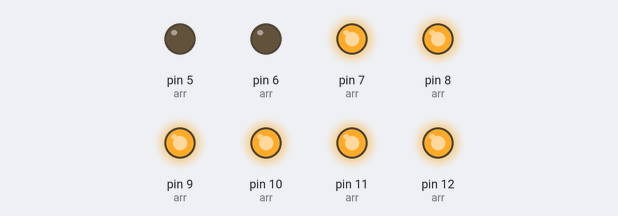
The sketch below on a simulated Arduino Uno, built with avr-gcc and run on an emulated ATmega328P. Shown: output pins drawn as LEDs (lit = HIGH).

Above: at 0.5 s.
At 1.5 s:
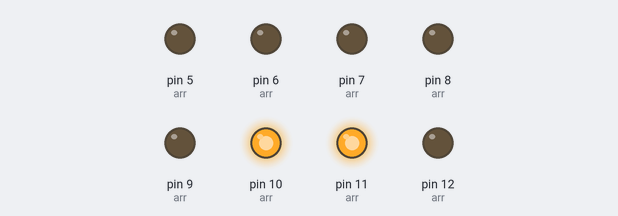
At 3.5 s:
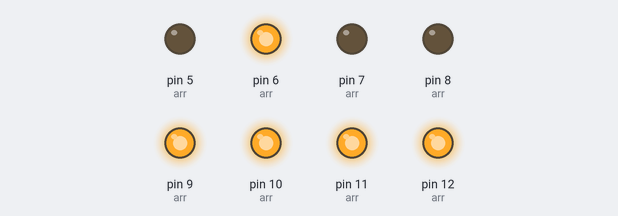
At 6.5 s:
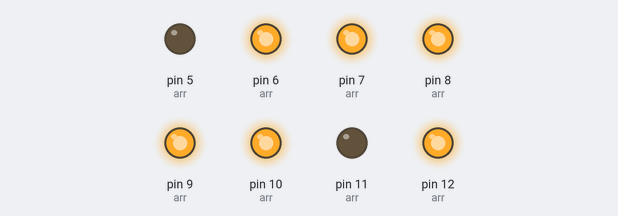
At 9.5 s:
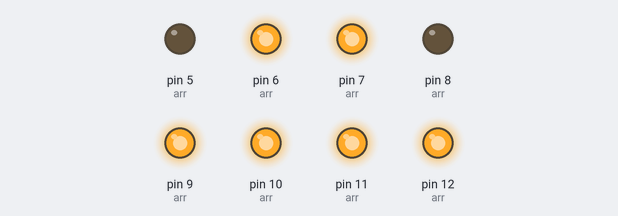
At 12.5 s:
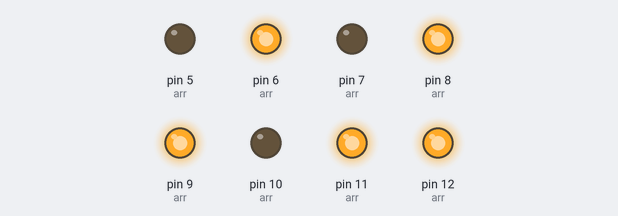
Timing chart, 0 to 13.0 s (numbered marks = the images above):
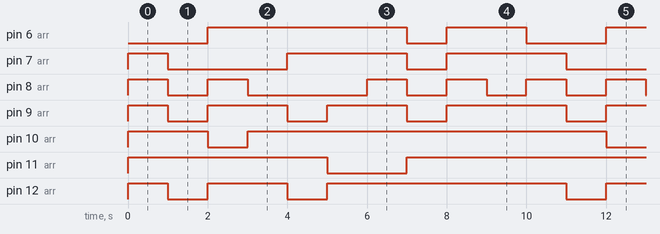

Measured:
- by itself, pin 6 (arr): repeats every 10.0 s: LOW 1.0 s, HIGH 2.0 s, LOW 2.0 s, HIGH 5.0 s
- by itself, pin 7 (arr): repeats every 10.0 s: LOW 3.0 s, HIGH 3.0 s, LOW 1.0 s, HIGH 3.0 s
- by itself, pin 8 (arr): repeats every 10.0 s: LOW 1.0 s, HIGH 1.0 s, LOW 3.0 s, 2 × (HIGH 1.0 s, LOW 1.0 s), HIGH 1.0 s
- by itself, pin 9 (arr): repeats every 10.0 s: 2 × (LOW 1.0 s, HIGH 2.0 s), LOW 1.0 s, HIGH 3.0 s
- by itself, pin 10 (arr): repeats every 10.0 s: LOW 1.0 s, HIGH 9.0 s
- by itself, pin 11 (arr): repeats every 10.0 s: LOW 2.0 s, HIGH 8.0 s
- by itself, pin 12 (arr): repeats every 10.0 s: LOW 1.0 s, HIGH 2.0 s, LOW 1.0 s, HIGH 6.0 s

The sketch:

NixieTube.ino
```cpp
int a = 12;
int b = 11;
int c = 10;
int d = 9;
int e = 8;
int f = 7;
int g = 6;
int h = 5;

int arr[8] = {a, b, c, d, e, f, g, h};

int arr1[10][8] = {
  {1, 1, 1, 1, 1, 1, 0, 0},
  {0, 1, 1, 0, 0, 0, 0, 0},
  {1, 1, 0, 1, 1, 0, 1, 0},
  {1, 1, 1, 1, 0, 0, 1, 0},
  {0, 1, 1, 0, 0, 1, 1, 0},
  {1, 0, 1, 1, 0, 1, 1, 0},
  {1, 0, 1, 1, 1, 1, 1, 0},
  {1, 1, 1, 0, 0, 0, 0, 0},
  {1, 1, 1, 1, 1, 1, 1, 0},
  {1, 1, 1, 1, 0, 1, 1, 0}
  };

void setup() {
  for (int i = 0; i < 8; i++) {
    pinMode(arr[i], OUTPUT);
  }
}

void loop() {
  for (int i = 0; i < 10; i++) {
    for (int j = 0; j < 8; j++) {
      if (arr1[i][j] == 1) {
        digitalWrite(arr[j], HIGH);
      }
    }
    delay(1000);
    for (int j = 0; j < 8; j++) {
      digitalWrite(arr[j], LOW);
    }
  }
}
```
